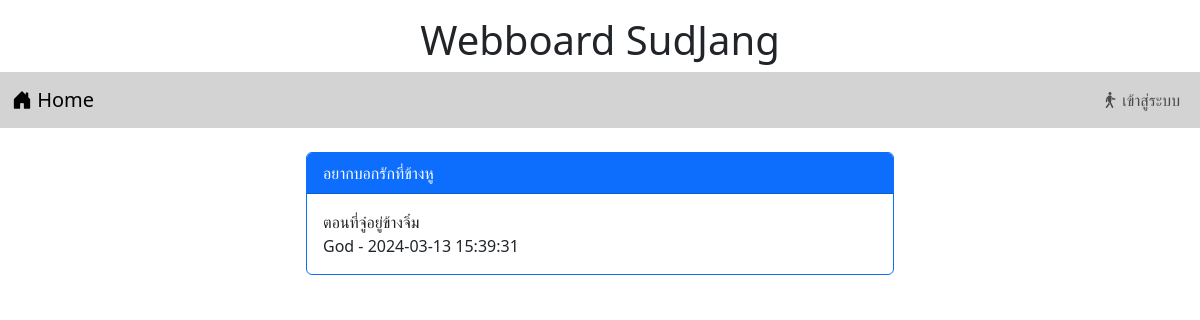
Screenshot of /post.php?id=7 with the database file from the repository.
### tables this page shows
CREATE TABLE `post` (
  `id` int(11) NOT NULL,
  `title` varchar(128) NOT NULL,
  `content` varchar(2048) NOT NULL,
  `post_date` datetime NOT NULL,
  `cat_id` int(11) NOT NULL,
  `user_id` int(11) NOT NULL
);

CREATE TABLE `user` (
  `id` int(11) NOT NULL,
  `login` varchar(32) NOT NULL,
  `password` varchar(64) NOT NULL,
  `name` varchar(64) NOT NULL,
  `gender` char(1) NOT NULL,
  `email` varchar(32) NOT NULL,
  `role` char(1) NOT NULL
);

### post.php (the view, shortened to what this page needs)
<!DOCTYPE html>
<html lang="en">
<head>
    <link rel="stylesheet" href="bootstrap-5.3.2-dist/css/bootstrap.min.css">
    <link rel="stylesheet" href="https://cdn.jsdelivr.net/npm/bootstrap-icons@1.11.3/font/bootstrap-icons.min.css">
</head>
<body>
    <h1 style = "text-align: center;" class="mt-3">Webboard SudJang</h1>
    <?php include "nav.php" ?>
        <div class="row mt-4">
            <div class="col-lg-3 col-md-2 col-sm-1"></div>
            <div class="col-lg-6 col-md-8 col-sm-10">
            <?php
                $conn = new PDO("mysql:host=localhost;dbname=webboard;charset=utf8","root","");
                $sql = "SELECT post.title , post.content , post.post_date , user.login FROM post INNER JOIN user on (post.user_id = user.id) WHERE post.id = $_GET[id]";
                foreach($conn -> query($sql) as $row){
                    echo "<div class='card border-primary'>";
                    echo "<div class='card-header bg-primary text-white'>$row[0]</div>";
                    echo "<div class='card-body'>$row[1]<br>$row[3] - $row[2]</div>";
                    echo "</div><br>";
                }
            ?>
                <br>
            </div>
            <div class="col-lg-3 col-md-2 sol-sm-1"></div>
        </div>
</body>
</html>

### rows the page displays
post: title "อยากบอกรักที่ข้างหู", content "ตอนที่จู๋อยู่ข้างจิ๋ม", user.login "God", post_date "2024-03-13 15:39:31"
